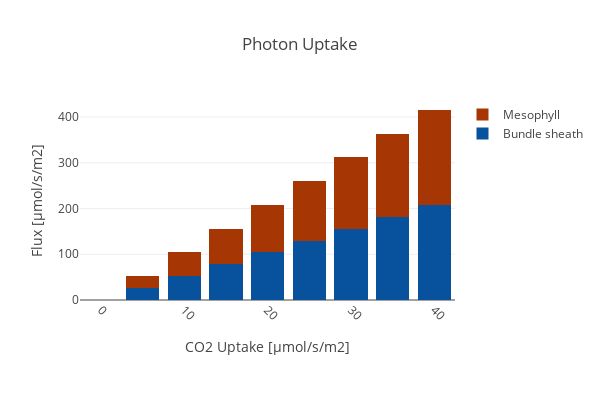

The notebook cell this image was saved under:
### Code cell
create_bar_plot_rxn(D_fba, D_exp,
                    {'[M]_Im_hnu':'Mesophyll','[B]_Im_hnu': 'Bundle sheath'},
                    'Photon Uptake', xaxis_title,
                    stacked = True, save_fig=save_fig)

### Figure 1 — Plotly figure (JSON) as saved in the notebook; plotly's stock layout.template omitted (floating-point values rounded to 4 significant figures)
{"data": [{"marker": {"color": "rgb(8,81,156)"}, "name": "Bundle sheath", "type": "bar", "uid": "9e8e6fe8-ec9f-4c1f-b96c-93411dd9f384", "x": [0, 5, 10, 15, 20, 25, 30, 35, 40], "y": [0.1973, 26.11, 52.05, 77.99, 103.9, 129.9, 155.8, 181.7, 207.7]}, {"marker": {"color": "rgb(166,54,3)"}, "name": "Mesophyll", "type": "bar", "uid": "234858b2-0241-4678-b907-d4ad0eee1492", "x": [0, 5, 10, 15, 20, 25, 30, 35, 40], "y": [0.1973, 26.11, 52.05, 77.99, 103.9, 129.9, 155.8, 181.7, 207.7]}], "layout": {"barmode": "stack", "height": 400, "margin": {"b": 100}, "title": {"text": "Photon Uptake"}, "width": 600, "xaxis": {"tickangle": 45, "title": {"text": "CO2 Uptake [µmol/s/m2]"}}, "yaxis": {"autorange": true, "title": {"text": "Flux [µmol/s/m2]"}}}}
